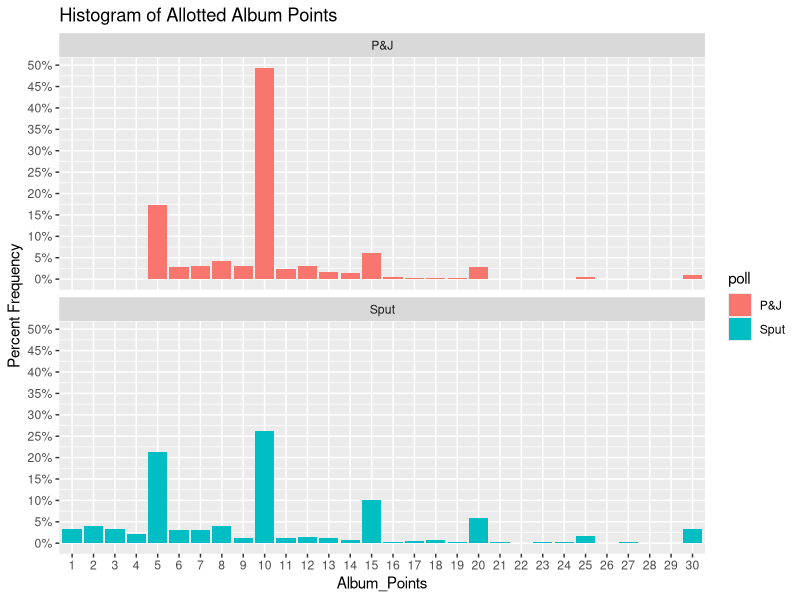

Write R code to recreate this figure. (Note: this script raises an error after producing the figure.)
library(tidyverse)
library(scales)

## files/io ----------
pj <- read_csv('./statnik9_PJ/PJ_vote.csv') %>%
  mutate(poll = 'P&J')
sput <- read_csv('./statnik9_PJ/Sput_vote.csv') %>%
  mutate(poll = 'Sput')

## exclude rule breakers ----
pj_stop <- pj %>%
  group_by(Voter_id) %>%
  summarise(n = n(),
            sum = sum(Album_Points)) %>%
  filter(n != 10 | sum != 100)
pj <- pj %>%
  anti_join(pj_stop)

sput_stop <- sput %>%
  group_by(Voter_id) %>%
  summarise(n = n(),
            sum = sum(Album_Points)) %>%
  filter(n != 10 | sum != 100)
sput <- sput %>%
  anti_join(sput_stop)
## histograms ----

hist_dat <- pj %>%
  bind_rows(sput) %>%
  mutate_at(vars(Album_Points), as.factor) %>%
  group_by(Album_Points, poll) %>%
  count() %>%
  ungroup()
hist_dat <- hist_dat %>%
  group_by(poll) %>%
  summarise(sum = sum(n)) %>%
  left_join(hist_dat) %>%
  mutate(n = n/sum)

hist_plt <- hist_dat %>%
  ggplot(aes(Album_Points, n, fill = poll)) +
  facet_wrap(~poll, nrow = 2) +
  geom_bar(stat = 'identity') +
  scale_y_continuous(breaks = seq(0, 1, .05),
                     labels = scales::percent) +
  ylab("Percent Frequency") +
  ggtitle('Histogram of Allotted Album Points')
hist_plt +
  ggsave('./statnik9_PJ/Sput_PJ_PointsHist.jpg', height = 7.5, width = 10)

## categories ----
cat_dat <- pj %>%
  bind_rows(sput) %>%
  group_by(Voter_id, poll) %>%
  summarise(all10s = all(Album_Points == 10),
            base5 = !all(Album_Points == 10) &&
              all((Album_Points %% 5) ==0),
            no_base5 = all(!(Album_Points %% 5) ==0),
            all_unique = length(unique(Album_Points))==10) %>%
  ungroup() %>%
  group_by(poll) %>%
  summarise_all(mean) %>%
  gather(Type, Percent, all10s:all_unique) %>%
  mutate(Type = factor(Type,
                       levels = c('all10s','base5','all_unique','no_base5'),
                       ordered = TRUE))
cat_plt <- cat_dat %>%
  ggplot(aes(Type, Percent, fill = poll)) +
  facet_wrap(~poll) +
  geom_bar(stat = 'identity') +
  scale_y_continuous(breaks = seq(0, 1, .05),
                     labels = scales::percent) +
  ylab("Percent Frequency") +
  ggtitle('Bar Plot of Voter Types')
cat_plt +
  ggsave('./statnik9_PJ/Sput_PJ_CategoryHist.jpg', height = 7.5, width = 10)
